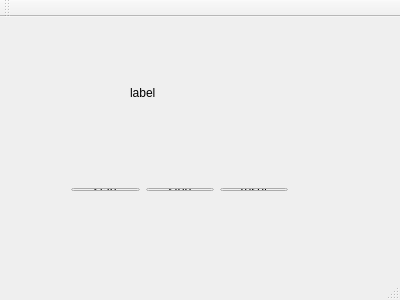
<?xml version="1.0" encoding="UTF-8"?>
<ui version="4.0">
 <class>MainWindow</class>
 <widget class="QMainWindow" name="MainWindow">
  <property name="geometry">
   <rect>
    <x>0</x>
    <y>0</y>
    <width>400</width>
    <height>300</height>
   </rect>
  </property>
  <property name="windowTitle">
   <string>MainWindow</string>
  </property>
  <widget class="QWidget" name="centralWidget">
   <widget class="QLabel" name="label">
    <property name="geometry">
     <rect>
      <x>130</x>
      <y>70</y>
      <width>54</width>
      <height>12</height>
     </rect>
    </property>
    <property name="text">
     <string>label</string>
    </property>
   </widget>
   <widget class="QWidget" name="">
    <property name="geometry">
     <rect>
      <x>60</x>
      <y>160</y>
      <width>239</width>
      <height>25</height>
     </rect>
    </property>
    <layout class="QHBoxLayout" name="horizontalLayout">
     <item>
      <widget class="QPushButton" name="startButton">
       <property name="text">
        <string>start</string>
       </property>
      </widget>
     </item>
     <item>
      <widget class="QPushButton" name="stopButton">
       <property name="text">
        <string>stop</string>
       </property>
      </widget>
     </item>
     <item>
      <widget class="QPushButton" name="resetButton">
       <property name="text">
        <string>reset</string>
       </property>
      </widget>
     </item>
    </layout>
   </widget>
  </widget>
  <widget class="QMenuBar" name="menuBar">
   <property name="geometry">
    <rect>
     <x>0</x>
     <y>0</y>
     <width>400</width>
     <height>23</height>
    </rect>
   </property>
  </widget>
  <widget class="QToolBar" name="mainToolBar">
   <attribute name="toolBarArea">
    <enum>TopToolBarArea</enum>
   </attribute>
   <attribute name="toolBarBreak">
    <bool>false</bool>
   </attribute>
  </widget>
  <widget class="QStatusBar" name="statusBar"/>
 </widget>
 <layoutdefault spacing="6" margin="11"/>
 <resources/>
 <connections/>
</ui>
